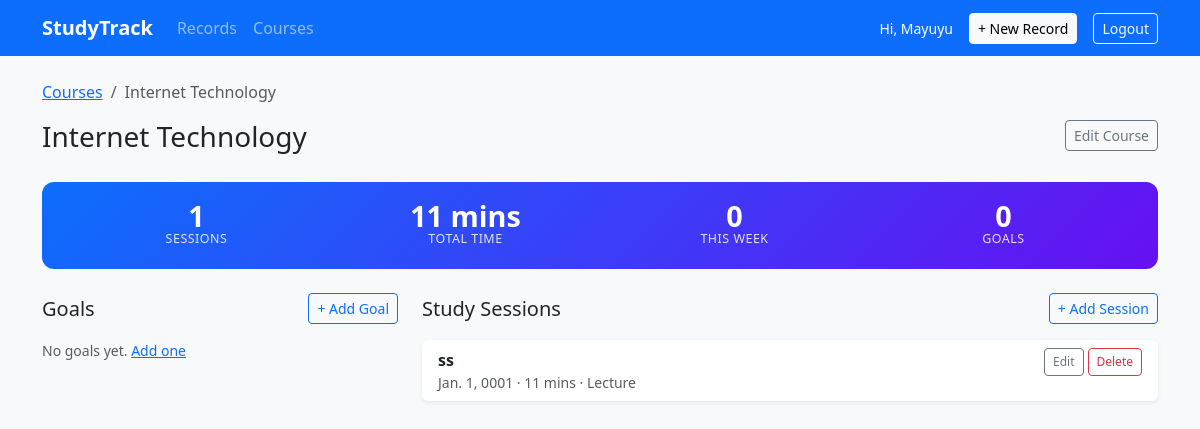
Page /courses/1/ (signed in) on the committed database.
### tracker/models.py (models this page shows, shortened)
class Course(models.Model):
    user = models.ForeignKey(User, on_delete=models.CASCADE, related_name='courses')
    name = models.CharField(max_length=200)
    description = models.TextField(blank=True)
    created_at = models.DateTimeField(auto_now_add=True)

class StudyRecord(models.Model):
    STUDY_TYPES = [
        ('lecture', 'Lecture'),
        ('reading', 'Reading'),
        ('revision', 'Revision'),
        ('practice', 'Practice'),
    ]
    user = models.ForeignKey(User, on_delete=models.CASCADE, related_name='records')
    course = models.ForeignKey(Course, on_delete=models.SET_NULL, null=True, blank=True, related_name='records')
    title = models.CharField(max_length=200)
    study_type = models.CharField(max_length=50, choices=STUDY_TYPES)
    duration_mins = models.PositiveIntegerField()
    study_date = models.DateField()
    reflection_note = models.TextField(blank=True)
    updated_at = models.DateTimeField(auto_now=True)

### tracker/views.py (the view)
# urls.py: path('courses/<int:pk>/', views.course_detail, name='course_detail'),
@login_required
def course_detail(request, pk):
    course = get_object_or_404(Course, pk=pk, user=request.user)
    records = StudyRecord.objects.filter(course=course).order_by('-study_date')
    goals = Goal.objects.filter(course=course)
    context = {
        'course': course,
        'records': records,
        'goals': goals,
    }
    context.update(_build_summary(records))
    return render(request, 'tracker/course_detail.html', context)

### tracker/views.py (called while the page is built, shortened)
def _build_summary(records):
    total_mins = records.aggregate(total=Sum('duration_mins'))['total'] or 0
    if total_mins < 60:
        total_mins_display = f"{total_mins} mins"
    today = datetime.date.today()
    week_start = today - datetime.timedelta(days=today.weekday())
    this_week_count = records.filter(study_date__gte=week_start).count()
    type_counts = Counter(r.get_study_type_display() for r in records)
    if type_counts:
        top_type = type_counts.most_common(1)[0][0]
    else:
        top_type = None
    return {
        'total_mins_display': total_mins_display,
        'this_week_count': this_week_count,
        'top_type': top_type,
    }

### tracker/templates/tracker/course_detail.html (shortened to what this page needs)
{% extends 'tracker/base.html' %}
{% block content %}
<nav aria-label="breadcrumb" class="mb-3">
  <ol class="breadcrumb">
    <li class="breadcrumb-item"><a href="{% url 'course_list' %}">Courses</a></li>
    <li class="breadcrumb-item active" aria-current="page">{{ course.name }}</li>
  </ol>
</nav>
<div class="d-flex justify-content-between align-items-start mb-4">
  <div>
    <h1 class="h3 mb-1">{{ course.name }}</h1>
  </div>
  <a href="{% url 'course_edit' course.pk %}" class="btn btn-outline-secondary btn-sm">Edit Course</a>
</div>
<div class="stats-bar mb-4" aria-label="Course summary">
  <div class="row text-center g-2">
    <div class="col-6 col-md-3">
      <div class="stat-value">{{ records|length }}</div>
      <div class="stat-label">Sessions</div>
    </div>
    <div class="col-6 col-md-3">
      <div class="stat-value">{{ total_mins_display }}</div>
      <div class="stat-label">Total Time</div>
    </div>
    <div class="col-6 col-md-3">
      <div class="stat-value">{{ this_week_count }}</div>
      <div class="stat-label">This Week</div>
    </div>
    <div class="col-6 col-md-3">
      <div class="stat-value">{{ goals|length }}</div>
      <div class="stat-label">Goals</div>
    </div>
  </div>
</div>
<div class="row g-4">
  <div class="col-md-4">
    <div class="d-flex justify-content-between align-items-center mb-3">
      <h2 class="h5 mb-0">Goals</h2>
      <a href="{% url 'goal_create' course.pk %}" class="btn btn-outline-primary btn-sm">+ Add Goal</a>
    </div>
    {% if goals %}
    <div class="d-flex flex-column gap-2">
      {% for goal in goals %}
      <div class="card border-0 shadow-sm">
        <div class="card-body py-2 px-3">
          <div class="d-flex justify-content-between align-items-start">
            <div>
              <p class="mb-0 fw-semibold small">{{ goal.title }}</p>
              {% if goal.target_date %}
              <p class="mb-0 text-muted" style="font-size:0.75rem;">
                Target: <time datetime="{{ goal.target_date|date:'Y-m-d' }}">{{ goal.target_date }}</time>
              </p>
              {% endif %}
            </div>
            <span class="badge ms-2 flex-shrink-0
              {% if goal.status == 'completed' %}bg-success
              {% elif goal.status == 'paused' %}bg-warning text-dark
              {% else %}bg-primary{% endif %}">
              {{ goal.get_status_display }}
            </span>
          </div>
          <div class="d-flex gap-2 mt-2">
            <a href="{% url 'goal_edit' goal.pk %}" class="btn btn-outline-secondary btn-sm" style="font-size:0.75rem;">Edit</a>
            <a href="{% url 'goal_delete' goal.pk %}" class="btn btn-outline-danger btn-sm" style="font-size:0.75rem;">Delete</a>
          </div>
        </div>
      </div>
      {% endfor %}
    </div>
    {% else %}
    <p class="text-muted small">No goals yet. <a href="{% url 'goal_create' course.pk %}">Add one</a></p>
    {% endif %}
  </div>
  <div class="col-md-8">
    <div class="d-flex justify-content-between align-items-center mb-3">
      <h2 class="h5 mb-0">Study Sessions</h2>
      <a href="{% url 'record_create' %}" class="btn btn-outline-primary btn-sm">+ Add Session</a>
    </div>
    {% if records %}
    <div class="d-flex flex-column gap-2">
      {% for record in records %}
      <div class="card border-0 shadow-sm">
        <div class="card-body py-2 px-3">
          <div class="d-flex justify-content-between align-items-start">
            <div>
              <p class="mb-0 fw-semibold">{{ record.title }}</p>
              <p class="mb-0 text-muted small">
                <time datetime="{{ record.study_date|date:'Y-m-d' }}">{{ record.study_date }}</time>
                · {{ record.duration_mins }} mins · {{ record.get_study_type_display }}
              </p>
            </div>
            <div class="d-flex gap-1 ms-2 flex-shrink-0">
              <a href="{% url 'record_edit' record.pk %}" class="btn btn-outline-secondary btn-sm" style="font-size:0.75rem;">Edit</a>
              <button class="btn btn-outline-danger btn-sm btn-ajax-delete"
                      data-url="{% url 'record_delete' record.pk %}"
                      style="font-size:0.75rem;">Delete</button>
            </div>
          </div>
        </div>
      </div>
      {% endfor %}
    </div>
    {% else %}
    <p class="text-muted small">No sessions yet for this course.</p>
    {% endif %}
  </div>
</div>
{% endblock %}

### tracker/templates/tracker/base.html (shortened to what this page needs)
{% load static %}
<!DOCTYPE html>
<html lang="en">
<head>
  <link href="https://cdn.jsdelivr.net/npm/bootstrap@5.3.0/dist/css/bootstrap.min.css" rel="stylesheet">
  <link rel="stylesheet" href="{% static 'tracker/style.css' %}">
</head>
<body class="bg-light">
  {% if user.is_authenticated %}
  <nav class="navbar navbar-expand-lg navbar-dark bg-primary mb-4" role="navigation" aria-label="Main navigation">
    <div class="container">
      <a class="navbar-brand fw-bold" href="{% url 'record_list' %}">StudyTrack</a>
      <div class="collapse navbar-collapse" id="navbarMenu">
        <ul class="navbar-nav me-auto mb-2 mb-lg-0">
          <li class="nav-item">
            <a class="nav-link" href="{% url 'record_list' %}">Records</a>
          </li>
          <li class="nav-item">
            <a class="nav-link" href="{% url 'course_list' %}">Courses</a>
          </li>
        </ul>
        <div class="d-flex align-items-center gap-3">
          <span class="text-white small">Hi, {{ user.username }}</span>
          <a href="{% url 'record_create' %}" class="btn btn-light btn-sm">+ New Record</a>
          <a href="{% url 'logout' %}" class="btn btn-outline-light btn-sm">Logout</a>
        </div>
      </div>
    </div>
  </nav>
  {% endif %}
  <main id="main-content" class="container pb-5">
    {% block content %}{% endblock %}
  </main>
</body>
</html>

### tracker/static/tracker/style.css (style rules this page uses)
.stats-bar { background: linear-gradient(135deg, #0d6efd 0%, #6610f2 100%); color: #fff; border-radius: 12px; padding: 1.25rem 1.5rem; }
.stats-bar .stat-value { font-size: 1.8rem; font-weight: 700; line-height: 1; }
.stats-bar .stat-label { font-size: 0.78rem; opacity: 0.85; text-transform: uppercase; letter-spacing: 0.5px; }

### rows in the picture
Course: name "Internet Technology"
StudyRecord: title "ss", study_date "Jan. 1, 0001", duration_mins "11", study_type "Lecture"

### other values in the picture
{{ user.username }} "Mayuyu"
{{ records|length }} "1"
{{ total_mins_display }} "11 mins"
{{ this_week_count }} "0"
{{ goals|length }} "0"
